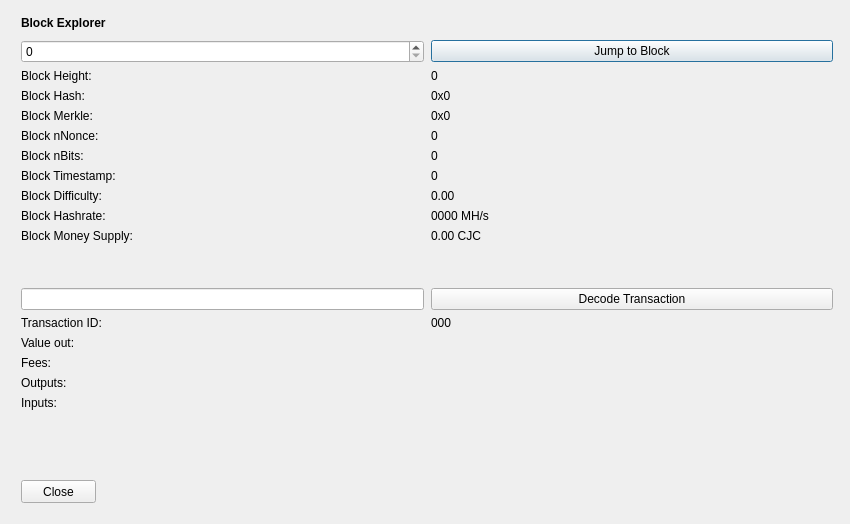
<?xml version="1.0" encoding="UTF-8"?>
<ui version="4.0">
 <class>BlockBrowser</class>
 <widget class="QDialog" name="BlockBrowser">
  <property name="windowModality">
   <enum>Qt::NonModal</enum>
  </property>
  <property name="enabled">
   <bool>true</bool>
  </property>
  <property name="geometry">
   <rect>
    <x>0</x>
    <y>0</y>
    <width>850</width>
    <height>524</height>
   </rect>
  </property>
  <property name="sizePolicy">
   <sizepolicy hsizetype="Preferred" vsizetype="Preferred">
    <horstretch>0</horstretch>
    <verstretch>0</verstretch>
   </sizepolicy>
  </property>
  <property name="minimumSize">
   <size>
    <width>0</width>
    <height>0</height>
   </size>
  </property>
  <property name="acceptDrops">
   <bool>false</bool>
  </property>
  <property name="windowTitle">
   <string>Cryptojournal Block Explorer</string>
  </property>
  <layout class="QGridLayout">
   <property name="sizeConstraint">
    <enum>QLayout::SetMaximumSize</enum>
   </property>
   <property name="leftMargin">
    <number>21</number>
   </property>
   <property name="topMargin">
    <number>10</number>
   </property>
   <property name="rightMargin">
    <number>10</number>
   </property>
   <item row="1" column="0">
    <widget class="QWidget" name="widget" native="true">
     <widget class="QWidget" name="layoutWidgetBE1">
      <property name="geometry">
       <rect>
        <x>0</x>
        <y>0</y>
        <width>822</width>
        <height>27</height>
       </rect>
      </property>
      <layout class="QHBoxLayout" name="horizontalLayoutBE">
       <property name="spacing">
        <number>7</number>
       </property>
       <item>
        <widget class="QLabel" name="labelBlockExplorer">
         <property name="sizePolicy">
          <sizepolicy hsizetype="Preferred" vsizetype="Maximum">
           <horstretch>0</horstretch>
           <verstretch>0</verstretch>
          </sizepolicy>
         </property>
         <property name="font">
          <font>
           <weight>75</weight>
           <bold>true</bold>
          </font>
         </property>
         <property name="styleSheet">
          <string notr="true">font-weight:bold;</string>
         </property>
         <property name="text">
          <string>Block Explorer</string>
         </property>
        </widget>
       </item>
       <item>
        <spacer name="horizontalSpacerBE">
         <property name="orientation">
          <enum>Qt::Horizontal</enum>
         </property>
         <property name="sizeHint" stdset="0">
          <size>
           <width>40</width>
           <height>20</height>
          </size>
         </property>
        </spacer>
       </item>
      </layout>
     </widget>
     <widget class="QWidget" name="layoutWidgetBE2">
      <property name="geometry">
       <rect>
        <x>0</x>
        <y>30</y>
        <width>812</width>
        <height>410</height>
       </rect>
      </property>
      <layout class="QGridLayout" name="gridLayoutBE" rowstretch="0,0,0,0,0,0,0,0,0,0,0,0,0,0,0,0,0,0,0,0" columnstretch="0,0">
       <property name="sizeConstraint">
        <enum>QLayout::SetDefaultConstraint</enum>
       </property>
       <property name="horizontalSpacing">
        <number>7</number>
       </property>
       <item row="14" column="1">
        <widget class="QLabel" name="txID">
         <property name="text">
          <string>000</string>
         </property>
         <property name="textInteractionFlags">
          <set>Qt::LinksAccessibleByMouse|Qt::TextSelectableByMouse</set>
         </property>
        </widget>
       </item>
       <item row="8" column="1">
        <widget class="QLabel" name="timeBox">
         <property name="text">
          <string>0</string>
         </property>
         <property name="textInteractionFlags">
          <set>Qt::LinksAccessibleByMouse|Qt::TextSelectableByMouse</set>
         </property>
        </widget>
       </item>
       <item row="9" column="1">
        <widget class="QLabel" name="diffBox">
         <property name="text">
          <string>0.00</string>
         </property>
         <property name="textInteractionFlags">
          <set>Qt::LinksAccessibleByMouse|Qt::TextSelectableByMouse</set>
         </property>
        </widget>
       </item>
       <item row="10" column="0">
        <widget class="QLabel" name="hashRateLabel">
         <property name="text">
          <string>Block Hashrate:</string>
         </property>
        </widget>
       </item>
       <item row="9" column="0">
        <widget class="QLabel" name="diffLabel">
         <property name="text">
          <string>Block Difficulty:</string>
         </property>
        </widget>
       </item>
       <item row="17" column="1">
        <widget class="QLabel" name="outputBox">
         <property name="text">
          <string/>
         </property>
         <property name="alignment">
          <set>Qt::AlignLeading|Qt::AlignLeft|Qt::AlignTop</set>
         </property>
         <property name="textInteractionFlags">
          <set>Qt::LinksAccessibleByMouse|Qt::TextSelectableByMouse</set>
         </property>
        </widget>
       </item>
       <item row="3" column="1">
        <widget class="QLabel" name="heightLabelBE1">
         <property name="text">
          <string>0</string>
         </property>
         <property name="textInteractionFlags">
          <set>Qt::LinksAccessibleByMouse|Qt::TextSelectableByMouse</set>
         </property>
        </widget>
       </item>
       <item row="1" column="1">
        <widget class="QPushButton" name="blockButton">
         <property name="text">
          <string>Jump to Block</string>
         </property>
        </widget>
       </item>
       <item row="3" column="0">
        <widget class="QLabel" name="heightLabelBE2">
         <property name="text">
          <string>Block Height:</string>
         </property>
        </widget>
       </item>
       <item row="7" column="0">
        <widget class="QLabel" name="bitsLabel">
         <property name="text">
          <string>Block nBits:</string>
         </property>
        </widget>
       </item>
       <item row="6" column="1">
        <widget class="QLabel" name="nonceBox">
         <property name="text">
          <string>0</string>
         </property>
         <property name="textInteractionFlags">
          <set>Qt::LinksAccessibleByMouse|Qt::TextSelectableByMouse</set>
         </property>
        </widget>
       </item>
       <item row="6" column="0">
        <widget class="QLabel" name="nonceLabel">
         <property name="text">
          <string>Block nNonce:</string>
         </property>
        </widget>
       </item>
       <item row="5" column="1">
        <widget class="QLabel" name="merkleBox">
         <property name="minimumSize">
          <size>
           <width>187</width>
           <height>0</height>
          </size>
         </property>
         <property name="text">
          <string>0x0</string>
         </property>
         <property name="textInteractionFlags">
          <set>Qt::LinksAccessibleByMouse|Qt::TextSelectableByMouse</set>
         </property>
        </widget>
       </item>
       <item row="16" column="0">
        <widget class="QLabel" name="feesLabel">
         <property name="text">
          <string>Fees:</string>
         </property>
        </widget>
       </item>
       <item row="15" column="1">
        <widget class="QLabel" name="valueBox">
         <property name="text">
          <string/>
         </property>
         <property name="textInteractionFlags">
          <set>Qt::LinksAccessibleByMouse|Qt::TextSelectableByMouse</set>
         </property>
        </widget>
       </item>
       <item row="7" column="1">
        <widget class="QLabel" name="bitsBox">
         <property name="text">
          <string>0</string>
         </property>
         <property name="textInteractionFlags">
          <set>Qt::LinksAccessibleByMouse|Qt::TextSelectableByMouse</set>
         </property>
        </widget>
       </item>
       <item row="8" column="0">
        <widget class="QLabel" name="timeLabel">
         <property name="text">
          <string>Block Timestamp:</string>
         </property>
        </widget>
       </item>
       <item row="17" column="0">
        <widget class="QLabel" name="outputLabel">
         <property name="text">
          <string>Outputs:</string>
         </property>
         <property name="alignment">
          <set>Qt::AlignLeading|Qt::AlignLeft|Qt::AlignTop</set>
         </property>
        </widget>
       </item>
       <item row="1" column="0">
        <widget class="QSpinBox" name="heightBox">
         <property name="sizePolicy">
          <sizepolicy hsizetype="Preferred" vsizetype="Fixed">
           <horstretch>0</horstretch>
           <verstretch>0</verstretch>
          </sizepolicy>
         </property>
         <property name="maximum">
          <number>99999999</number>
         </property>
        </widget>
       </item>
       <item row="4" column="0">
        <widget class="QLabel" name="hashLabel">
         <property name="text">
          <string>Block Hash:</string>
         </property>
        </widget>
       </item>
       <item row="16" column="1">
        <widget class="QLabel" name="feesBox">
         <property name="text">
          <string/>
         </property>
         <property name="textInteractionFlags">
          <set>Qt::LinksAccessibleByMouse|Qt::TextSelectableByMouse</set>
         </property>
        </widget>
       </item>
       <item row="4" column="1">
        <widget class="QLabel" name="hashBox">
         <property name="enabled">
          <bool>true</bool>
         </property>
         <property name="sizePolicy">
          <sizepolicy hsizetype="Preferred" vsizetype="Preferred">
           <horstretch>0</horstretch>
           <verstretch>0</verstretch>
          </sizepolicy>
         </property>
         <property name="minimumSize">
          <size>
           <width>0</width>
           <height>0</height>
          </size>
         </property>
         <property name="text">
          <string>0x0</string>
         </property>
         <property name="textInteractionFlags">
          <set>Qt::LinksAccessibleByMouse|Qt::TextSelectableByMouse</set>
         </property>
        </widget>
       </item>
       <item row="14" column="0">
        <widget class="QLabel" name="txLabel">
         <property name="text">
          <string>Transaction ID:</string>
         </property>
        </widget>
       </item>
       <item row="15" column="0">
        <widget class="QLabel" name="valueLabel">
         <property name="text">
          <string>Value out:</string>
         </property>
        </widget>
       </item>
       <item row="13" column="0">
        <widget class="QLineEdit" name="txBox">
         <property name="sizePolicy">
          <sizepolicy hsizetype="Preferred" vsizetype="Fixed">
           <horstretch>0</horstretch>
           <verstretch>0</verstretch>
          </sizepolicy>
         </property>
         <property name="inputMask">
          <string comment="Transaction id" extracomment="Transaction id"/>
         </property>
        </widget>
       </item>
       <item row="12" column="0">
        <spacer name="verticalSpacer_2">
         <property name="orientation">
          <enum>Qt::Vertical</enum>
         </property>
         <property name="sizeHint" stdset="0">
          <size>
           <width>20</width>
           <height>20</height>
          </size>
         </property>
        </spacer>
       </item>
       <item row="10" column="1">
        <widget class="QLabel" name="hashRateBox">
         <property name="text">
          <string>0000 MH/s</string>
         </property>
         <property name="textInteractionFlags">
          <set>Qt::LinksAccessibleByMouse|Qt::TextSelectableByMouse</set>
         </property>
        </widget>
       </item>
       <item row="19" column="0">
        <spacer name="verticalSpacer">
         <property name="orientation">
          <enum>Qt::Vertical</enum>
         </property>
         <property name="sizeHint" stdset="0">
          <size>
           <width>20</width>
           <height>40</height>
          </size>
         </property>
        </spacer>
       </item>
       <item row="13" column="1">
        <widget class="QPushButton" name="txButton">
         <property name="text">
          <string>Decode Transaction</string>
         </property>
        </widget>
       </item>
       <item row="18" column="0">
        <widget class="QLabel" name="inputLabel">
         <property name="text">
          <string>Inputs:</string>
         </property>
         <property name="alignment">
          <set>Qt::AlignLeading|Qt::AlignLeft|Qt::AlignTop</set>
         </property>
        </widget>
       </item>
       <item row="5" column="0">
        <widget class="QLabel" name="merkleLabel">
         <property name="text">
          <string>Block Merkle:</string>
         </property>
        </widget>
       </item>
       <item row="18" column="1">
        <widget class="QLabel" name="inputBox">
         <property name="text">
          <string/>
         </property>
         <property name="alignment">
          <set>Qt::AlignLeading|Qt::AlignLeft|Qt::AlignTop</set>
         </property>
         <property name="textInteractionFlags">
          <set>Qt::LinksAccessibleByMouse|Qt::TextSelectableByMouse</set>
         </property>
        </widget>
       </item>
       <item row="11" column="0">
        <widget class="QLabel" name="moneySupplyLabel">
         <property name="text">
          <string>Block Money Supply:</string>
         </property>
        </widget>
       </item>
       <item row="11" column="1">
        <widget class="QLabel" name="moneySupplyBox">
         <property name="text">
          <string>0.00 CJC</string>
         </property>
         <property name="textInteractionFlags">
          <set>Qt::LinksAccessibleByMouse|Qt::TextSelectableByMouse</set>
         </property>
        </widget>
       </item>
      </layout>
     </widget>
     <widget class="QPushButton" name="closeButton">
      <property name="geometry">
       <rect>
        <x>0</x>
        <y>470</y>
        <width>75</width>
        <height>23</height>
       </rect>
      </property>
      <property name="text">
       <string>Close</string>
      </property>
     </widget>
    </widget>
   </item>
  </layout>
 </widget>
 <resources/>
 <connections/>
</ui>
